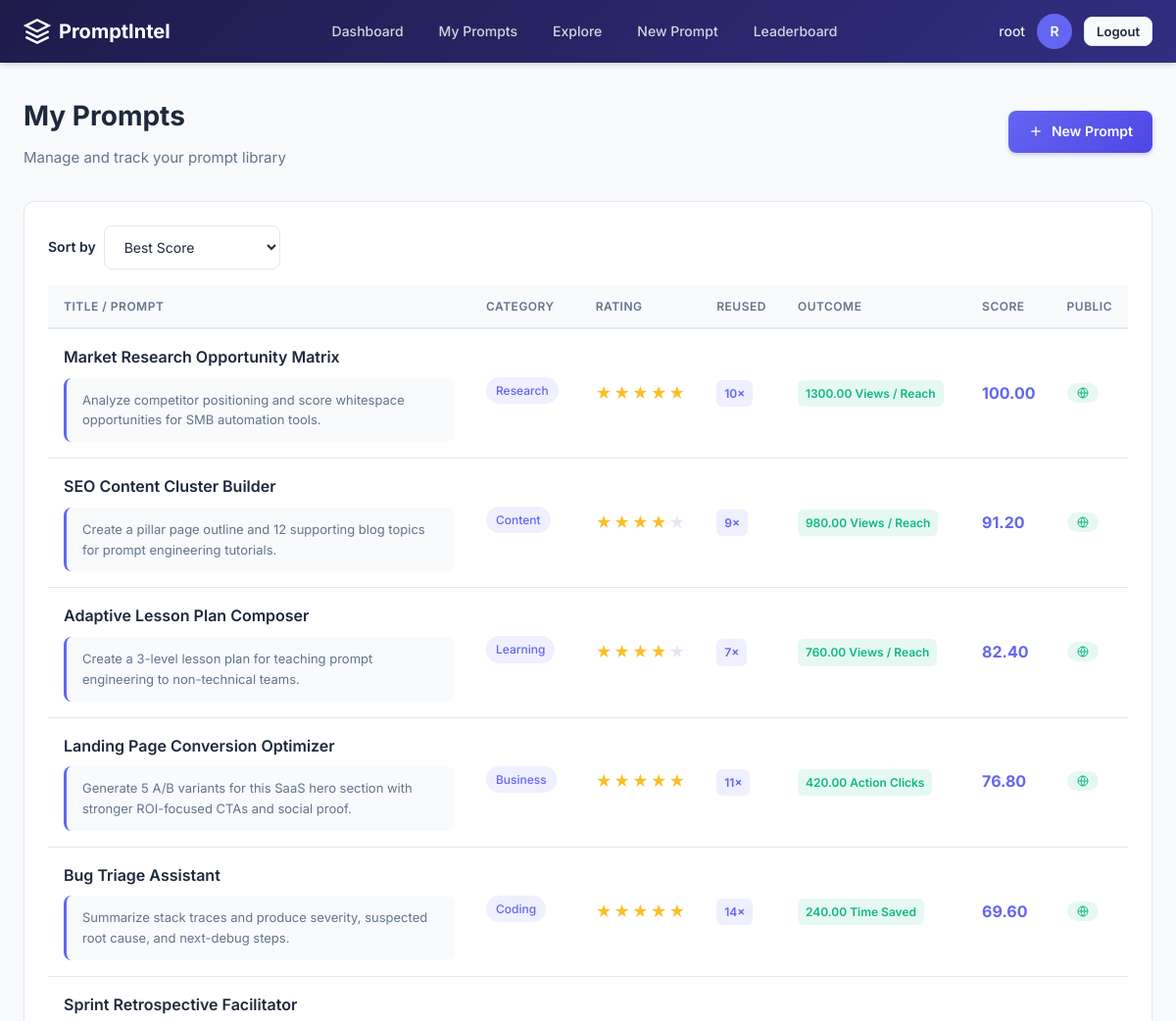
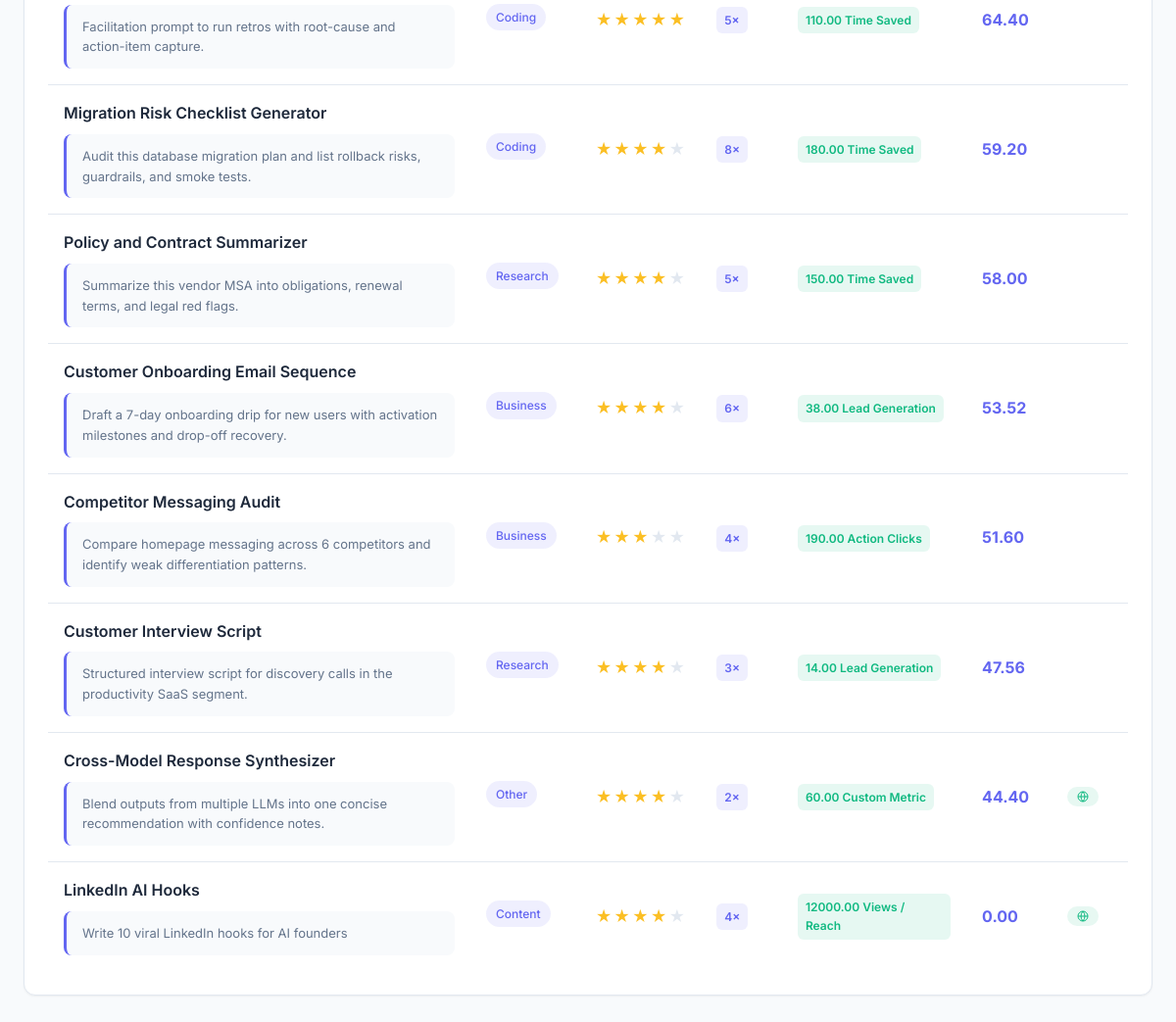
The app's page /prompts/ (signed in) with its own data (2 pictures, top to bottom).
### apps/users/models.py (models this page shows)
class User(AbstractUser):
    pass

### apps/prompts/models.py (models this page shows, shortened)
class Prompt(UUIDModel, TimeStampedModel):
    user = models.ForeignKey(
        settings.AUTH_USER_MODEL,
        on_delete=models.CASCADE,
        related_name="prompts",
    )
    source = models.CharField(
        max_length=20,
        choices=PromptSource.choices,
        default=PromptSource.MANUAL,
    )
    title = models.CharField(max_length=120, blank=True)
    prompt_text = models.TextField()
    response_text = models.TextField(blank=True)
    category = models.CharField(
        max_length=20,
        choices=PromptCategory.choices,
        default=PromptCategory.OTHER,
    )
    tags = models.ManyToManyField(Tag, blank=True, related_name="prompts")
    rating = models.PositiveSmallIntegerField(default=0)
    reuse_count = models.PositiveIntegerField(default=0)
    outcome_metric = models.CharField(
        max_length=20,
        choices=OutcomeMetric.choices,
        blank=True,
    )
    outcome_value = models.DecimalField(
        max_digits=12,
        decimal_places=2,
        default=0,
    )
    notes = models.TextField(blank=True)
    score = models.DecimalField(
        max_digits=7,
        decimal_places=2,
        default=0,
    )
    is_public = models.BooleanField(
        default=False,
        help_text="Allow this prompt to be visible on the public Explore page",
    )
    class Meta:
        ordering = ["-created_at"]
        indexes = [
            models.Index(fields=["user", "-created_at"]),
            models.Index(fields=["user", "category"]),
            models.Index(fields=["user", "-score"]),
            models.Index(fields=["user", "-rating"]),
        ]

### apps/prompts/views.py (the view)
# urls.py: path("", PromptListView.as_view(), name="list"),
class PromptListView(LoginRequiredMixin, ListView):
    template_name = "prompts/prompt_list.html"
    context_object_name = "prompts"
    paginate_by = 20
    def get_queryset(self):
        sort_by = self.request.GET.get("sort", "best_score")
        return get_sorted_prompts(user=self.request.user, sort_by=sort_by)
    def get_context_data(self, **kwargs):
        context = super().get_context_data(**kwargs)
        context["sort"] = self.request.GET.get("sort", "best_score")
        return context

### apps/prompts/selectors.py (called while the page is built, shortened)
def get_user_prompts(*, user) -> QuerySet[Prompt]:
    return (
        Prompt.objects.filter(user=user)
        .prefetch_related(Prefetch("tags", queryset=Tag.objects.order_by("name")))
    )

def get_sorted_prompts(*, user, sort_by: str = "newest") -> QuerySet[Prompt]:
    qs = get_user_prompts(user=user)
    if sort_by == "best_score":
        return qs.order_by("-score", "-created_at")

### templates/prompts/prompt_list.html (shortened to what this page needs)
{% extends "base.html" %}
{% block content %}
<div class="page-header flex justify-between items-center">
    <div>
        <h1>My Prompts</h1>
        <p>Manage and track your prompt library</p>
    </div>
    <a href="/prompts/new/" class="button button-primary">
        <svg width="16" height="16" viewBox="0 0 24 24" fill="none" stroke="currentColor" stroke-width="2">
            <line x1="12" y1="5" x2="12" y2="19"></line>
            <line x1="5" y1="12" x2="19" y2="12"></line>
        </svg>
        New Prompt
    </a>
</div>
<div class="card">
    <div class="filter-bar mb-4">
        <form method="get" style="display: flex; align-items: center; gap: 12px;">
            <label style="margin: 0; display: flex; align-items: center; gap: 8px;">
                <span style="font-size: 14px;">Sort by</span>
                <select name="sort" onchange="this.form.submit()" style="margin: 0; width: auto;">
                    <option value="best_score" {% if sort == "best_score" %}selected{% endif %}>Best Score</option>
                </select>
            </label>
        </form>
    </div>
    <table>
        <thead>
            <tr>
                <th>Title / Prompt</th>
                <th>Category</th>
                <th>Rating</th>
                <th>Reused</th>
                <th>Outcome</th>
                <th>Score</th>
                <th style="width: 60px;">Public</th>
            </tr>
        </thead>
        <tbody>
            {% for prompt in prompts %}
            <tr>
                <td>
                    <a href="{% url 'prompts:detail' prompt.pk %}" style="font-weight: 600;">
                        {{ prompt.title|default:prompt.prompt_text|truncatechars:60 }}
                    </a>
                    <div class="prompt-preview" style="margin-top: 8px; max-width: 400px;">
                        {{ prompt.prompt_text|truncatechars:100 }}
                    </div>
                </td>
                <td><span class="tag tag-primary">{{ prompt.get_category_display }}</span></td>
                <td>
                    <div class="rating">
                        {% for i in "12345" %}
                            {% if forloop.counter <= prompt.rating %}
                                <span class="star">★</span>
                            {% else %}
                                <span class="star-empty">★</span>
                            {% endif %}
                        {% endfor %}
                    </div>
                </td>
                <td>
                    <span class="badge badge-primary">{{ prompt.reuse_count }}×</span>
                </td>
                <td>
                    {% if prompt.outcome_metric %}
                        <span class="badge badge-success">{{ prompt.outcome_value }} {{ prompt.get_outcome_metric_display }}</span>
                    {% else %}
                        <span class="text-muted">—</span>
                    {% endif %}
                </td>
                <td><span class="score">{{ prompt.score }}</span></td>
                <td>
                    {% if prompt.is_public %}
                        <span class="public-badge">
                            <svg width="12" height="12" viewBox="0 0 24 24" fill="none" stroke="currentColor" stroke-width="2">
                                <circle cx="12" cy="12" r="10"></circle>
                                <line x1="2" y1="12" x2="22" y2="12"></line>
                                <path d="M12 2a15.3 15.3 0 0 1 4 10 15.3 15.3 0 0 1-4 10 15.3 15.3 0 0 1-4-10 15.3 15.3 0 0 1 4-10z"></path>
                            </svg>
                        </span>
                    {% endif %}
                </td>
            </tr>
            {% endfor %}
        </tbody>
    </table>
</div>
{% endblock %}

### templates/base.html (shortened to what this page needs)
<!DOCTYPE html>
<html lang="en">
<head>
</head>
<body>
<nav class="navbar">
    <div class="navbar-inner">
        <a href="/" class="navbar-brand">
            <svg viewBox="0 0 24 24" fill="none" stroke="currentColor" stroke-width="2">
                <path d="M12 2L2 7l10 5 10-5-10-5z"></path>
                <path d="M2 17l10 5 10-5"></path>
                <path d="M2 12l10 5 10-5"></path>
            </svg>
            PromptIntel
        </a>
        <div class="navbar-nav">
            <a href="/">Dashboard</a>
            <a href="/prompts/">My Prompts</a>
            <a href="/prompts/explore/">Explore</a>
            <a href="/prompts/new/">New Prompt</a>
            <a href="/leaderboard/">Leaderboard</a>
        </div>
        <div class="navbar-user">
            {% if request.user.is_authenticated %}
                <span class="username">{{ request.user.username }}</span>
                <div class="avatar">{{ request.user.username|slice:":1"|upper }}</div>
                <form method="post" action="{% url 'logout' %}" style="display:inline; margin: 0;">
                    <button type="submit" class="button button-secondary button-sm">Logout</button>
                </form>
            {% else %}
                <a href="{% url 'login' %}" class="button button-secondary button-sm">Login</a>
                <a href="{% url 'users:signup' %}" class="button button-primary button-sm">Sign Up</a>
            {% endif %}
        </div>
    </div>
</nav>
<div class="container">
    {% block content %}{% endblock %}
</div>
</body>
</html>

### records on screen
User: user.username "root", user.username "R"
Prompt: title "Market Research Opportunity Matrix", prompt_text "Analyze competitor positioning and score whitespace opportunities for SMB automation tools.", category "Research", rating 5 (drawn), reuse_count "10", outcome_value "1300.00", outcome_metric "Views / Reach", score "100.00", is_public True (drawn)
Prompt: title "SEO Content Cluster Builder", prompt_text "Create a pillar page outline and 12 supporting blog topics for prompt engineering tutorials.", category "Content", rating 4 (drawn), reuse_count "9", outcome_value "980.00", outcome_metric "Views / Reach", score "91.20", is_public True (drawn)
Prompt: title "Adaptive Lesson Plan Composer", prompt_text "Create a 3-level lesson plan for teaching prompt engineering to non-technical teams.", category "Learning", rating 4 (drawn), reuse_count "7", outcome_value "760.00", outcome_metric "Views / Reach", score "82.40", is_public True (drawn)
Prompt: title "Landing Page Conversion Optimizer", prompt_text "Generate 5 A/B variants for this SaaS hero section with stronger ROI-focused CTAs and social proof.", category "Business", rating 5 (drawn), reuse_count "11", outcome_value "420.00", outcome_metric "Action Clicks", score "76.80", is_public True (drawn)
Prompt: title "Bug Triage Assistant", prompt_text "Summarize stack traces and produce severity, suspected root cause, and next-debug steps.", category "Coding", rating 5 (drawn), reuse_count "14", outcome_value "240.00", outcome_metric "Time Saved", score "69.60", is_public True (drawn)
Prompt: title "Sprint Retrospective Facilitator", prompt_text "Facilitation prompt to run retros with root-cause and action-item capture.", category "Coding", rating 5 (drawn), reuse_count "5", outcome_value "110.00", outcome_metric "Time Saved", score "64.40"
Prompt: title "Migration Risk Checklist Generator", prompt_text "Audit this database migration plan and list rollback risks, guardrails, and smoke tests.", category "Coding", rating 4 (drawn), reuse_count "8", outcome_value "180.00", outcome_metric "Time Saved", score "59.20"
Prompt: title "Policy and Contract Summarizer", prompt_text "Summarize this vendor MSA into obligations, renewal terms, and legal red flags.", category "Research", rating 4 (drawn), reuse_count "5", outcome_value "150.00", outcome_metric "Time Saved", score "58.00"
Prompt: title "Customer Onboarding Email Sequence", prompt_text "Draft a 7-day onboarding drip for new users with activation milestones and drop-off recovery.", category "Business", rating 4 (drawn), reuse_count "6", outcome_value "38.00", outcome_metric "Lead Generation", score "53.52"
Prompt: title "Competitor Messaging Audit", prompt_text "Compare homepage messaging across 6 competitors and identify weak differentiation patterns.", category "Business", rating 3 (drawn), reuse_count "4", outcome_value "190.00", outcome_metric "Action Clicks", score "51.60"
Prompt: title "Customer Interview Script", prompt_text "Structured interview script for discovery calls in the productivity SaaS segment.", category "Research", rating 4 (drawn), reuse_count "3", outcome_value "14.00", outcome_metric "Lead Generation", score "47.56"
Prompt: title "Cross-Model Response Synthesizer", prompt_text "Blend outputs from multiple LLMs into one concise recommendation with confidence notes.", category "Other", rating 4 (drawn), reuse_count "2", outcome_value "60.00", outcome_metric "Custom Metric", score "44.40", is_public True (drawn)
Prompt: title "LinkedIn AI Hooks", prompt_text "Write 10 viral LinkedIn hooks for AI founders", category "Content", rating 4 (drawn), reuse_count "4", outcome_value "12000.00", outcome_metric "Views / Reach", score "0.00", is_public True (drawn)
